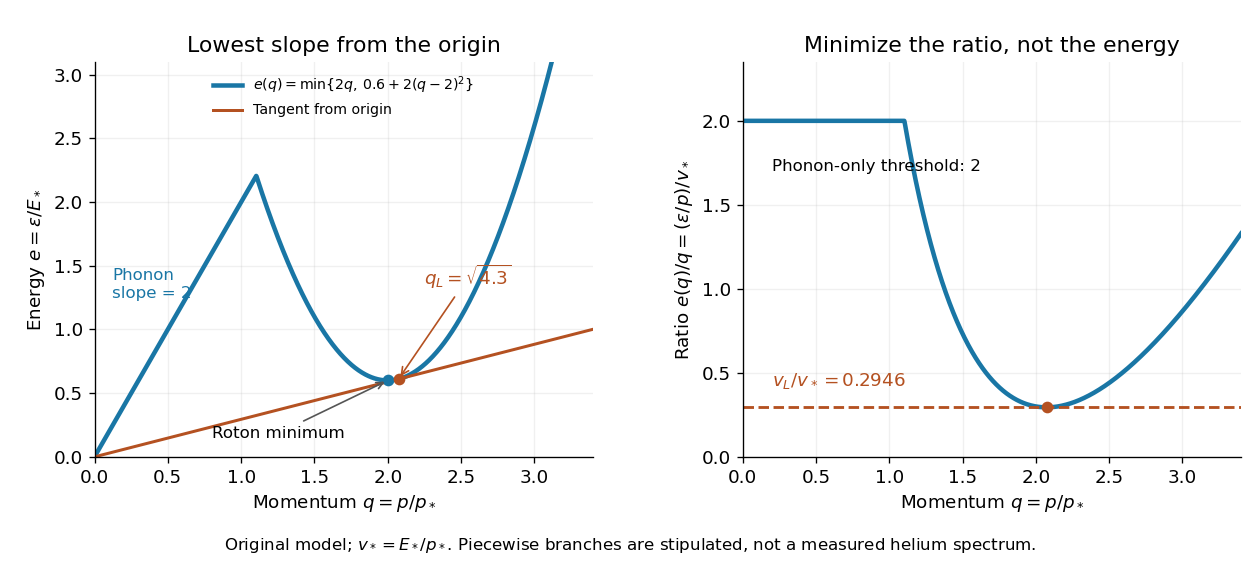

This figure's Python source:
"""Stipulated dimensionless dispersion and Landau tangent, not helium data.

Tested with Python 3.14, numpy 2.3.5, matplotlib 3.10.7. Run from _media.
"""
from pathlib import Path

import matplotlib.pyplot as plt
import numpy as np


def main():
    plt.rcParams.update({"font.size": 11, "font.family": "DejaVu Sans"})
    q = np.linspace(0, 3.4, 1601)
    phonon = 2 * q
    roton = 0.6 + 2 * (q - 2) ** 2
    energy = np.minimum(phonon, roton)
    tangent_q = np.sqrt(4.3)
    critical = 4 * (tangent_q - 2)
    tangent_e = critical * tangent_q
    fig, axes = plt.subplots(1, 2, figsize=(10.5, 4.7), facecolor="white")
    ax = axes[0]
    ax.plot(q, energy, color="#1976a5", lw=2.7, label=r"$e(q)=\min\{2q,\,0.6+2(q-2)^2\}$")
    ax.plot(q, critical * q, color="#b45121", lw=1.8, label="Tangent from origin")
    ax.plot([2], [0.6], "o", color="#1976a5")
    ax.plot([tangent_q], [tangent_e], "o", color="#b45121")
    ax.annotate("Roton minimum", xy=(2, 0.6), xytext=(0.8, 0.15),
                arrowprops=dict(arrowstyle="->", color="#555555"), fontsize=10)
    ax.annotate(r"$q_L=\sqrt{4.3}$", xy=(tangent_q, tangent_e), xytext=(2.25, 1.35),
                arrowprops=dict(arrowstyle="->", color="#b45121"), color="#b45121")
    ax.text(0.12, 1.25, "Phonon\nslope = 2", color="#1976a5", fontsize=10)
    ax.set(xlim=(0, 3.4), ylim=(0, 3.1), xlabel=r"Momentum $q=p/p_*$", ylabel=r"Energy $e=\epsilon/E_*$")
    ax.set_title("Lowest slope from the origin")
    ax.legend(loc="upper center", fontsize=8.5, frameon=False)
    ax = axes[1]
    positive = q > 0
    ax.plot(q[positive], energy[positive] / q[positive], color="#1976a5", lw=2.7)
    ax.axhline(critical, color="#b45121", lw=1.7, linestyle="--")
    ax.plot([tangent_q], [critical], "o", color="#b45121")
    ax.text(0.2, critical + 0.13, rf"$v_L/v_*={critical:.4f}$", color="#b45121")
    ax.text(0.2, 1.7, "Phonon-only threshold: 2", fontsize=10)
    ax.set(xlim=(0, 3.4), ylim=(0, 2.35), xlabel=r"Momentum $q=p/p_*$", ylabel=r"Ratio $e(q)/q=(\epsilon/p)/v_*$")
    ax.set_title("Minimize the ratio, not the energy")
    for ax in axes:
        ax.spines[["top", "right"]].set_visible(False)
        ax.grid(alpha=0.18)
    fig.text(0.5, 0.025, r"Original model; $v_*=E_*/p_*$. Piecewise branches are stipulated, not a measured helium spectrum.",
             ha="center", fontsize=10)
    fig.subplots_adjust(left=0.075, right=0.985, bottom=0.19, top=0.89, wspace=0.3)
    fig.savefig(Path(__file__).stem + ".png", dpi=120, facecolor="white")
    plt.close(fig)


if __name__ == "__main__":
    main()
